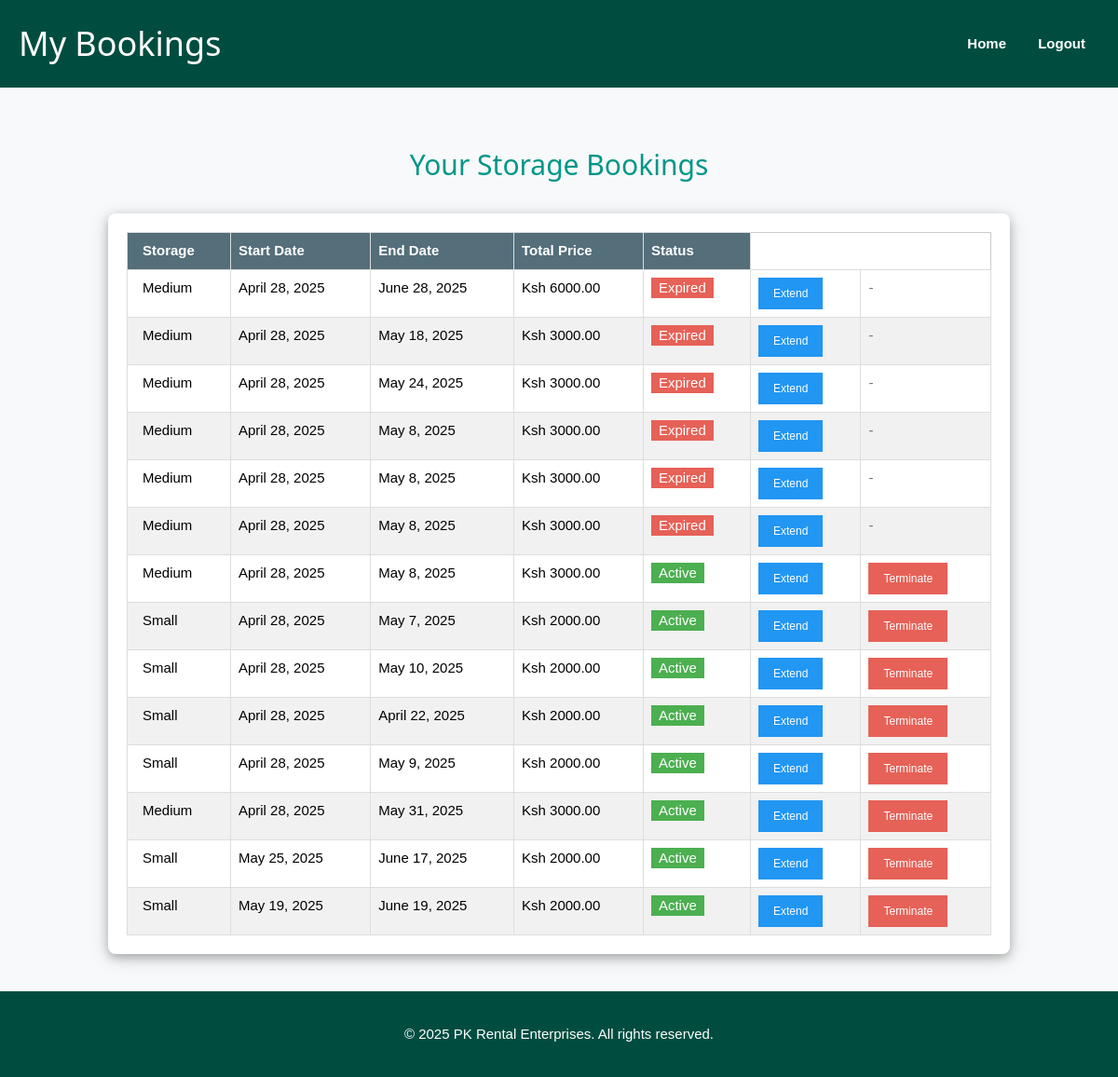
The page /my-bookings/ (signed in) on the database its author committed.
### Rooms/models.py (models this page shows, shortened)
class Booking(models.Model):
    customer = models.ForeignKey(CustomUser, on_delete=models.CASCADE, limit_choices_to={'is_customer': True})
    storage_unit = models.ForeignKey(StorageUnit, on_delete=models.CASCADE)
    start_date = models.DateField()
    end_date = models.DateField()
    created_at = models.DateTimeField(auto_now_add=True)
    is_active = models.BooleanField(default=True)
    total_price = models.DecimalField(max_digits=10, decimal_places=2, default=0)
    contract_status = models.CharField(max_length=20, choices=[('active', 'Active'), ('terminated', 'Terminated'), ('renewed', 'Renewed')], default='active')

class StorageUnit(models.Model):
    UNIT_SIZES = [
        ('Small', 'Small'),
        ('Medium', 'Medium'),
        ('Large', 'Large'),
    ]
    size = models.CharField(max_length=20, choices=UNIT_SIZES)
    description = models.TextField()
    price_per_month = models.DecimalField(max_digits=10, decimal_places=2)
    total_units = models.PositiveIntegerField(default=0)
    available = models.BooleanField(default=True)
    image = models.ImageField(upload_to='storage_images/')

### home/views.py (the view)
# urls.py: path('my-bookings/', views.my_bookings, name='my_bookings'),
@login_required
def my_bookings(request):
    bookings = Booking.objects.filter(customer=request.user)
    return render(request, 'home/my_bookings.html', {'bookings': bookings})

### home/templates/home/my_bookings.html (shortened to what this page needs)
{% load static %}
<!DOCTYPE html>
<html lang="en">
<head>
  <link rel="stylesheet" href="{% static 'css/w3.css' %}">
</head>
<body>
<div class="navbar">
  <h1>My Bookings</h1>
  <div>
    <a href="/">Home</a>
    <a href="{% url 'logout' %}">Logout</a>
  </div>
</div>
<div class="w3-container" style="margin-top: 50px; max-width: 1000px; margin-left: auto; margin-right: auto;">
  <h2 class="w3-center w3-text-teal">Your Storage Bookings</h2>
  <div class="w3-responsive w3-card-4 w3-white w3-round-large" style="margin-top: 30px; padding: 20px;">
    <table class="w3-table-all w3-hoverable">
      <thead>
        <tr class="w3-teal">
          <th>Storage</th>
          <th>Start Date</th>
          <th>End Date</th>
          <th>Total Price</th>
          <th>Status</th>
        </tr>
      </thead>
      <tbody>
        {% for booking in bookings %}
        <tr>
          <td>{{ booking.storage_unit.size }}</td>
          <td>{{ booking.start_date }}</td>
          <td>{{ booking.end_date }}</td>
          <td>Ksh {{ booking.total_price }}</td>
          <td>
            {% if booking.is_active %}
              <span class="w3-tag w3-green">Active</span>
            {% else %}
              <span class="w3-tag w3-red">Expired</span>
            {% endif %}
          </td>
          <td>
             <button class="w3-button w3-blue w3-small" onclick="openExtendModal('{{ booking.id }}')">Extend</button>
          </td>
          <td>
          {% if booking.is_active %}
            <button class="w3-button w3-red w3-small" onclick="openTerminateModal('{{ booking.id }}')">Terminate</button>
          {% else %}
            <span class="w3-text-grey">-</span>
          {% endif %}
        </td>
        </tr>
        {% empty %}
        <tr>
          <td colspan="5" class="w3-center">You have no bookings yet.</td>
        </tr>
        {% endfor %}
      </tbody>
    </table>
  </div>
</div>
<div class="footer">
  <p>&copy; 2025 PK Rental Enterprises. All rights reserved.</p>
</div>
</body>
</html>

### static/css/w3.css (style rules this page uses)
html { box-sizing: border-box; }
*, *:before, *:after { box-sizing: inherit; }
html { -ms-text-size-adjust: 100%; -webkit-text-size-adjust: 100%; }
body { margin: 0; }
a { background-color: transparent; -webkit-text-decoration-skip: objects; }
button, input, select, textarea { font: inherit; margin: 0; }
button, input { overflow: visible; }
button, select { text-transform: none; }
button, html [type="button"], [type="reset"], [type="submit"] { -webkit-appearance: button; }
html, body { font-family: Verdana, sans-serif; font-size: 15px; line-height: 1.5; }
html { overflow-x: hidden; }
h1 { font-size: 36px; }
h2 { font-size: 30px; }
h1, h2, h3, h4, h5, h6 { font-family: "Segoe UI", Arial, sans-serif; font-weight: 400; margin: 10px 0; }
a { color: inherit; }
.w3-table, .w3-table-all { border: 1px solid #dddddd; border-collapse: collapse; border-spacing: 0; width: 100%; display: table; }
.w3-table-all { border: 1px solid #ccc; }
.w3-bordered tr, .w3-table-all tr { border-bottom: 1px solid #ddd; }
.w3-table-all tr:nth-child(odd) { background-color: #fff; }
.w3-table-all tr:nth-child(even) { background-color: #f1f1f1; }
.w3-table td, .w3-table th, .w3-table-all td, .w3-table-all th { padding: 8px 8px; display: table-cell; text-align: left; vertical-align: top; border: 1px solid #dddddd; }
.w3-table th:first-child, .w3-table td:first-child, .w3-table-all th:first-child, .w3-table-all td:first-child { padding-left: 16px; }
.w3-btn, .w3-button { border: none; display: inline-block; padding: 8px 16px; vertical-align: middle; overflow: hidden; text-decoration: none; color: inherit; background-color: inherit; text-align: center; cursor: pointer; white-space: nowrap; }
.w3-btn, .w3-button { -webkit-touch-callout: none; -webkit-user-select: none; -khtml-user-select: none; -moz-user-select: none; -ms-user-select: none; user-select: none; }
.w3-badge, .w3-tag { background-color: #000; color: #fff; display: inline-block; padding-left: 8px; padding-right: 8px; text-align: center; }
.w3-responsive { display: block; overflow-x: auto; }
.w3-container:after, .w3-container:before, .w3-panel:after, .w3-panel:before, .w3-row:after, .w3-row:before, .w3-row-padding:after, .w3-row-padding:before, .w3-cell-row:before, .w3-cell-row:after, .w3-clear:after, .w3-clear:before, .w3-bar:before, .w3-bar:after { content: ""; display: table; clear: both; }
.w3-round-large { border-radius: 8px; }
.w3-container, .w3-panel { padding: 0.01em 16px; }
.w3-card-4, .w3-hover-shadow:hover { box-shadow: 0 4px 10px 0 rgba(0, 0, 0, 0.2), 0 4px 20px 0 rgba(0, 0, 0, 0.19); }
.w3-small { font-size: 12px !important; }
.w3-center { text-align: center !important; }
.w3-blue, .w3-hover-blue:hover { color: #fff !important; background-color: #2196f3 !important; }
.w3-green, .w3-hover-green:hover { color: #fff !important; background-color: #4caf50 !important; }
.w3-red, .w3-hover-red:hover { color: #fff !important; background-color: #e66157 !important; }
.w3-teal, .w3-hover-teal:hover { color: #fff !important; background-color: #546e7a !important; }
.w3-white, .w3-hover-white:hover { color: #000 !important; background-color: #fff !important; }
.w3-text-teal, .w3-hover-text-teal:hover { color: #009688 !important; }
.w3-text-grey, .w3-hover-text-grey:hover, .w3-text-gray, .w3-hover-text-gray:hover { color: #757575 !important; }

### home/templates/home/my_bookings.html (style rules this page uses)
body { font-family: 'Poppins', sans-serif; background-color: #f8f9fa; margin: 0; padding: 0; }
.navbar { display: flex; justify-content: space-between; align-items: center; padding: 20px; background-color: #004d40; color: white; }
.navbar h1 { margin: 0; }
.navbar a { color: white; text-decoration: none; margin: 0 15px; font-weight: bold; transition: color 0.3s; }
.footer { background-color: #004d40; color: white; text-align: center; padding: 20px; margin-top: 40px; }

### rows shown on the page
Booking: storage_unit.size "Medium", start_date "April 28, 2025", end_date "June 28, 2025", total_price "6000.00", is_active "Expired"
Booking: storage_unit.size "Medium", start_date "April 28, 2025", end_date "May 18, 2025", total_price "3000.00", is_active "Expired"
Booking: storage_unit.size "Medium", start_date "April 28, 2025", end_date "May 24, 2025", total_price "3000.00", is_active "Expired"
Booking: storage_unit.size "Medium", start_date "April 28, 2025", end_date "May 8, 2025", total_price "3000.00", is_active "Expired"
Booking: storage_unit.size "Medium", start_date "April 28, 2025", end_date "May 8, 2025", total_price "3000.00", is_active "Expired"
Booking: storage_unit.size "Medium", start_date "April 28, 2025", end_date "May 8, 2025", total_price "3000.00", is_active "Expired"
Booking: storage_unit.size "Medium", start_date "April 28, 2025", end_date "May 8, 2025", total_price "3000.00", is_active "Active"
Booking: storage_unit.size "Small", start_date "April 28, 2025", end_date "May 7, 2025", total_price "2000.00", is_active "Active"
Booking: storage_unit.size "Small", start_date "April 28, 2025", end_date "May 10, 2025", total_price "2000.00", is_active "Active"
Booking: storage_unit.size "Small", start_date "April 28, 2025", end_date "April 22, 2025", total_price "2000.00", is_active "Active"
Booking: storage_unit.size "Small", start_date "April 28, 2025", end_date "May 9, 2025", total_price "2000.00", is_active "Active"
Booking: storage_unit.size "Medium", start_date "April 28, 2025", end_date "May 31, 2025", total_price "3000.00", is_active "Active"
Booking: storage_unit.size "Small", start_date "May 25, 2025", end_date "June 17, 2025", total_price "2000.00", is_active "Active"
Booking: storage_unit.size "Small", start_date "May 19, 2025", end_date "June 19, 2025", total_price "2000.00", is_active "Active"
